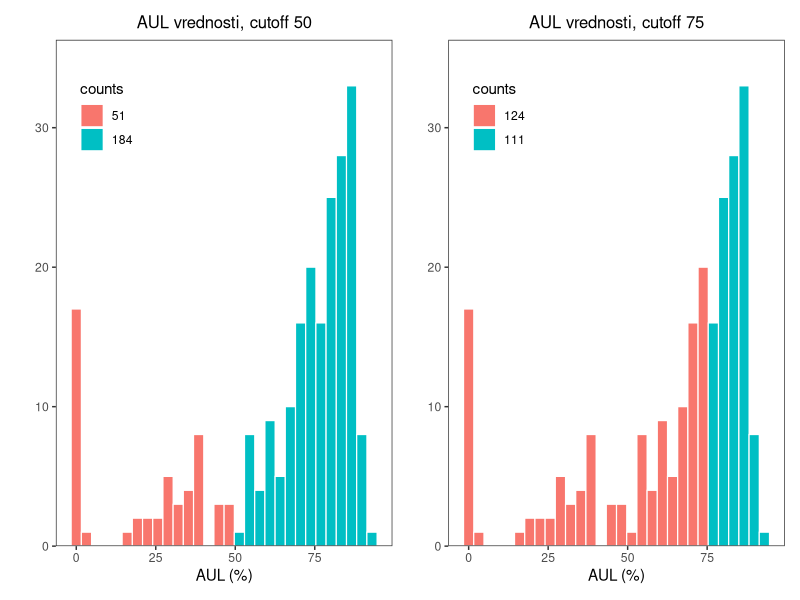

This figure's R source:
## ---- chunk 1
library(dplyr)
library(ggplot2)
library(patchwork)
## ---- chunk 2
csv <- read.csv("../sword_results.csv", header = TRUE) |>
    as_tibble() |>
    group_by(protein)
csv
## ---- chunk 3
md_opt <- csv |>
    filter(partition == 0) |>
    filter(max(domain) > 1)
md_opt
table(md_opt$domain)
## ---- chunk 4
prot_group <- \(d, p) d[d$protein == p, ]

# razmerje določa cutoff parameter, med 0 in 1
check_ratios <- function(df, cutoff = 0.3) {
    keep <- c()
    for (prot in unique(df$protein)) {
        d2 <- prot_group(df, prot) |> as.data.frame() # tu nočem tibble

        # velikosti domen
        dsizes <- d2$end - d2$start + 1 # ker je 1-based

        # kombinacije vseh domen: (1,2), (1,3), (2,3) ...
        # transponirano, da je dimenzije N×2
        m <- combn(d2$domain, m = 2) |> t()

        # razmerje manjša/večja domena, da je rezultat v intervalu [0,1]
        ratios <- apply(m, 1, \(x) min(dsizes[x]) / max(dsizes[x]))

        # ohrani protein, če so razmerja primerna
        if (all(ratios > cutoff)) {
            keep <- c(keep, prot)
        }
    }
    keep
}
## ---- chunk 5
keep03 <- check_ratios(md_opt, cutoff = 0.3)
length(keep03) # koliko jih ostane
## ---- chunk 6
keep05 <- check_ratios(md_opt, cutoff = 0.5)
length(keep05) # koliko jih ostane
## ---- chunk 7
kept03 <- md_opt[which(md_opt$protein %in% keep03), ]
kept05 <- md_opt[which(md_opt$protein %in% keep05), ]
setdiff(kept03, kept05)
## ---- chunk 8
md_keep <- kept05
## ---- chunk 9
md_keep$aindex |> table()
md_keep <- filter(md_keep, aindex < 4)
md_keep
## ---- chunk 10
# vsebuje eno domeno na protein
bad_doms <- data.frame()

for (prot in unique(md_keep$protein)) {
    df <- prot_group(md_keep, prot)

    # najdi najslabšo domeno
    bad_dom <- which(df$AUL == min(df$AUL))[1]

    # dodaj na seznam
    bad_doms <- rbind(bad_doms, df[bad_dom, ])
}

bad_doms
bad_doms$AUL |> summary()

all(group_keys(bad_doms) == group_keys(md_keep)) # zajame vse proteine
all(bad_doms$protein == unique(bad_doms$protein)) # ni duplikatov
## ---- chunk 11
plot_aul <- function(data, cutoff) {
    aul <- data$AUL # vektor
    df <- select(data, AUL) # tibble

    # razdeli na dva dela glede na mejo
    n_below <- sum(aul <= cutoff, na.rm = TRUE)
    n_above <- sum(aul > cutoff, na.rm = TRUE)

    ggplot(df, aes(x = AUL)) +
        geom_histogram(aes(fill = AUL > cutoff),
            color = "white",
            linewidth = 0.4
        ) +
        scale_fill_hue(labels = c(n_below, n_above)) +
        scale_y_continuous(expand = expansion(mult = c(0, 0.1))) +
        labs(
            title = paste("AUL vrednosti, cutoff", cutoff),
            x = "AUL (%)",
            y = "",
            fill = "counts"
        ) +
        theme_bw() +
        theme(
            plot.title = element_text(hjust = 0.5, size = 12),
            legend.position = c(0.15, 0.85),
            legend.background = element_rect(fill = "white"),
            panel.grid = element_blank()
        )
}
## ---- chunk 12
p1 <- plot_aul(bad_doms, 50)
p2 <- plot_aul(bad_doms, 75)
p1 | p2
## ---- chunk 13
sel <- bad_doms[which(bad_doms$AUL > 75), ]
sel_prot <- sel$protein # proteini, ki ostanejo

final <- filter(md_keep, protein %in% sel_prot)
final
## ---- chunk 14
# 2 domeni
final |>
    tally() |>
    filter(n == 2)

# 3+ domene
final |>
    tally() |>
    filter(n > 2)
## ---- chunk 15
write.csv(
    file = "../sword_results_clean.csv",
    x = final,
    quote = FALSE,
    row.names = FALSE
)
